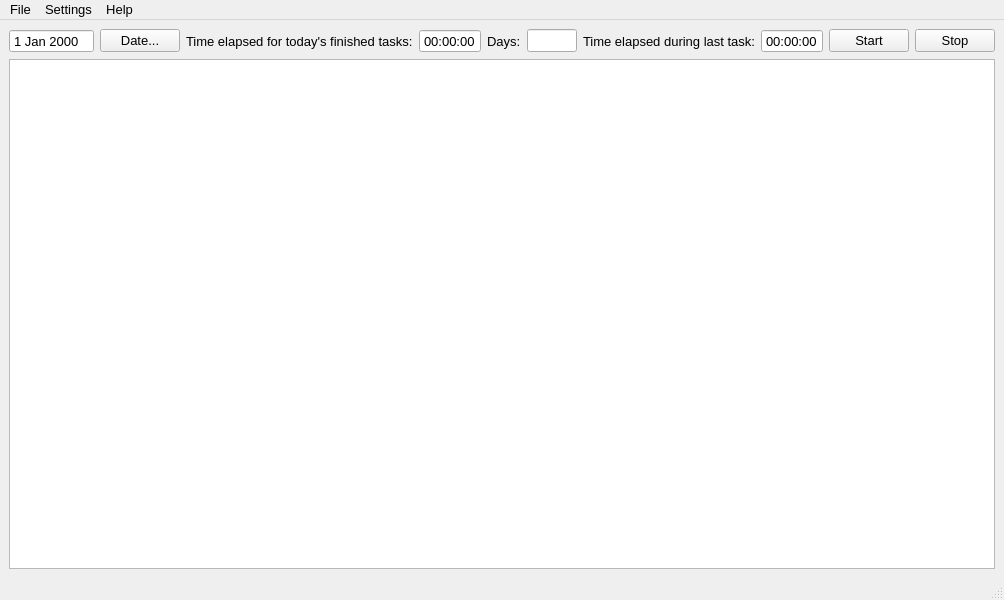
<?xml version="1.0" encoding="UTF-8"?>
<ui version="4.0">
 <class>MainWindow</class>
 <widget class="QMainWindow" name="MainWindow">
  <property name="geometry">
   <rect>
    <x>0</x>
    <y>0</y>
    <width>836</width>
    <height>600</height>
   </rect>
  </property>
  <property name="font">
   <font>
    <pointsize>10</pointsize>
   </font>
  </property>
  <property name="windowTitle">
   <string>UnderManager</string>
  </property>
  <property name="windowIcon">
   <iconset resource="icons.qrc">
    <normaloff>:/new/icons/undermanager.ico</normaloff>:/new/icons/undermanager.ico</iconset>
  </property>
  <widget class="QWidget" name="centralwidget">
   <layout class="QGridLayout" name="gridLayout">
    <item row="0" column="0">
     <layout class="QHBoxLayout" name="horizontalLayout">
      <item>
       <widget class="QDateEdit" name="dateEdit">
        <property name="enabled">
         <bool>true</bool>
        </property>
        <property name="font">
         <font>
          <pointsize>10</pointsize>
         </font>
        </property>
        <property name="focusPolicy">
         <enum>Qt::NoFocus</enum>
        </property>
        <property name="readOnly">
         <bool>true</bool>
        </property>
        <property name="buttonSymbols">
         <enum>QAbstractSpinBox::NoButtons</enum>
        </property>
       </widget>
      </item>
      <item>
       <widget class="QPushButton" name="pushButton">
        <property name="font">
         <font>
          <pointsize>10</pointsize>
         </font>
        </property>
        <property name="text">
         <string>Date...</string>
        </property>
       </widget>
      </item>
      <item>
       <spacer name="horizontalSpacer">
        <property name="orientation">
         <enum>Qt::Horizontal</enum>
        </property>
        <property name="sizeHint" stdset="0">
         <size>
          <width>40</width>
          <height>20</height>
         </size>
        </property>
       </spacer>
      </item>
      <item>
       <widget class="QLabel" name="todayLabel">
        <property name="text">
         <string>Time elapsed for today's finished tasks:</string>
        </property>
       </widget>
      </item>
      <item>
       <widget class="QTimeEdit" name="timeEditToday">
        <property name="focusPolicy">
         <enum>Qt::NoFocus</enum>
        </property>
        <property name="readOnly">
         <bool>true</bool>
        </property>
        <property name="buttonSymbols">
         <enum>QAbstractSpinBox::NoButtons</enum>
        </property>
        <property name="displayFormat">
         <string>hh:mm:ss</string>
        </property>
       </widget>
      </item>
      <item>
       <widget class="QLabel" name="label">
        <property name="text">
         <string>Days:</string>
        </property>
       </widget>
      </item>
      <item>
       <widget class="QLineEdit" name="lineEdit">
        <property name="sizePolicy">
         <sizepolicy hsizetype="Minimum" vsizetype="Fixed">
          <horstretch>0</horstretch>
          <verstretch>0</verstretch>
         </sizepolicy>
        </property>
        <property name="maximumSize">
         <size>
          <width>50</width>
          <height>16777215</height>
         </size>
        </property>
       </widget>
      </item>
      <item>
       <spacer name="horizontalSpacer_2">
        <property name="orientation">
         <enum>Qt::Horizontal</enum>
        </property>
        <property name="sizeHint" stdset="0">
         <size>
          <width>40</width>
          <height>20</height>
         </size>
        </property>
       </spacer>
      </item>
      <item>
       <widget class="QLabel" name="labelLastTask">
        <property name="text">
         <string>Time elapsed during last task:</string>
        </property>
       </widget>
      </item>
      <item>
       <widget class="QTimeEdit" name="timeEdit">
        <property name="font">
         <font>
          <pointsize>10</pointsize>
         </font>
        </property>
        <property name="focusPolicy">
         <enum>Qt::NoFocus</enum>
        </property>
        <property name="frame">
         <bool>true</bool>
        </property>
        <property name="readOnly">
         <bool>true</bool>
        </property>
        <property name="buttonSymbols">
         <enum>QAbstractSpinBox::NoButtons</enum>
        </property>
        <property name="displayFormat">
         <string>hh:mm:ss</string>
        </property>
       </widget>
      </item>
      <item>
       <widget class="QPushButton" name="startButton">
        <property name="font">
         <font>
          <pointsize>10</pointsize>
         </font>
        </property>
        <property name="text">
         <string>Start</string>
        </property>
       </widget>
      </item>
      <item>
       <widget class="QPushButton" name="stopButton">
        <property name="font">
         <font>
          <pointsize>10</pointsize>
         </font>
        </property>
        <property name="text">
         <string>Stop</string>
        </property>
       </widget>
      </item>
     </layout>
    </item>
    <item row="1" column="0">
     <widget class="QTableView" name="tableView">
      <property name="font">
       <font>
        <pointsize>10</pointsize>
       </font>
      </property>
      <property name="focusPolicy">
       <enum>Qt::ClickFocus</enum>
      </property>
      <property name="contextMenuPolicy">
       <enum>Qt::CustomContextMenu</enum>
      </property>
      <property name="frameShape">
       <enum>QFrame::StyledPanel</enum>
      </property>
      <property name="sizeAdjustPolicy">
       <enum>QAbstractScrollArea::AdjustToContents</enum>
      </property>
      <property name="showDropIndicator" stdset="0">
       <bool>false</bool>
      </property>
      <property name="dragDropOverwriteMode">
       <bool>false</bool>
      </property>
      <property name="selectionMode">
       <enum>QAbstractItemView::SingleSelection</enum>
      </property>
      <property name="selectionBehavior">
       <enum>QAbstractItemView::SelectItems</enum>
      </property>
      <property name="verticalScrollMode">
       <enum>QAbstractItemView::ScrollPerPixel</enum>
      </property>
      <property name="horizontalScrollMode">
       <enum>QAbstractItemView::ScrollPerPixel</enum>
      </property>
      <property name="showGrid">
       <bool>true</bool>
      </property>
      <property name="sortingEnabled">
       <bool>false</bool>
      </property>
      <attribute name="verticalHeaderVisible">
       <bool>false</bool>
      </attribute>
     </widget>
    </item>
   </layout>
  </widget>
  <widget class="QMenuBar" name="menubar">
   <property name="geometry">
    <rect>
     <x>0</x>
     <y>0</y>
     <width>836</width>
     <height>29</height>
    </rect>
   </property>
   <widget class="QMenu" name="menuFile">
    <property name="title">
     <string>File</string>
    </property>
    <addaction name="actionLoad"/>
    <addaction name="actionSave_as"/>
    <addaction name="separator"/>
    <addaction name="actionExit"/>
   </widget>
   <widget class="QMenu" name="menuAbout">
    <property name="title">
     <string>Help</string>
    </property>
    <addaction name="actionAbout"/>
   </widget>
   <widget class="QMenu" name="menuSettings">
    <property name="title">
     <string>Settings</string>
    </property>
    <addaction name="actionPreferences"/>
   </widget>
   <addaction name="menuFile"/>
   <addaction name="menuSettings"/>
   <addaction name="menuAbout"/>
  </widget>
  <widget class="QStatusBar" name="statusbar"/>
  <action name="actionLoad">
   <property name="text">
    <string>Open...</string>
   </property>
   <property name="font">
    <font>
     <pointsize>10</pointsize>
    </font>
   </property>
   <property name="shortcut">
    <string>Ctrl+O</string>
   </property>
  </action>
  <action name="actionExit">
   <property name="text">
    <string>Exit</string>
   </property>
   <property name="font">
    <font>
     <pointsize>10</pointsize>
    </font>
   </property>
  </action>
  <action name="actionSave_as">
   <property name="text">
    <string>Save as...</string>
   </property>
   <property name="font">
    <font>
     <pointsize>10</pointsize>
    </font>
   </property>
   <property name="shortcut">
    <string>Ctrl+S</string>
   </property>
  </action>
  <action name="actionAbout">
   <property name="text">
    <string>About</string>
   </property>
   <property name="font">
    <font>
     <pointsize>10</pointsize>
    </font>
   </property>
  </action>
  <action name="actionPreferences">
   <property name="text">
    <string>Preferences...</string>
   </property>
   <property name="font">
    <font>
     <pointsize>10</pointsize>
    </font>
   </property>
  </action>
 </widget>
 <resources>
  <include location="icons.qrc"/>
 </resources>
 <connections/>
</ui>
